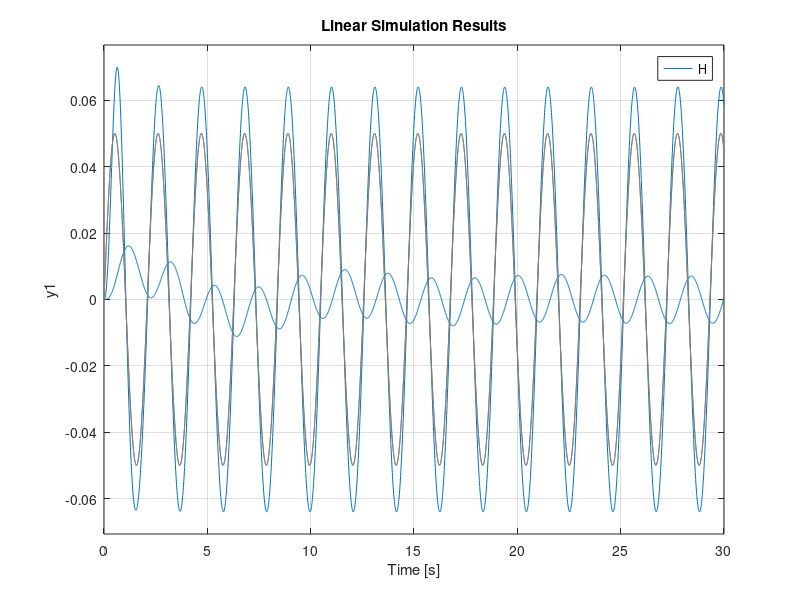
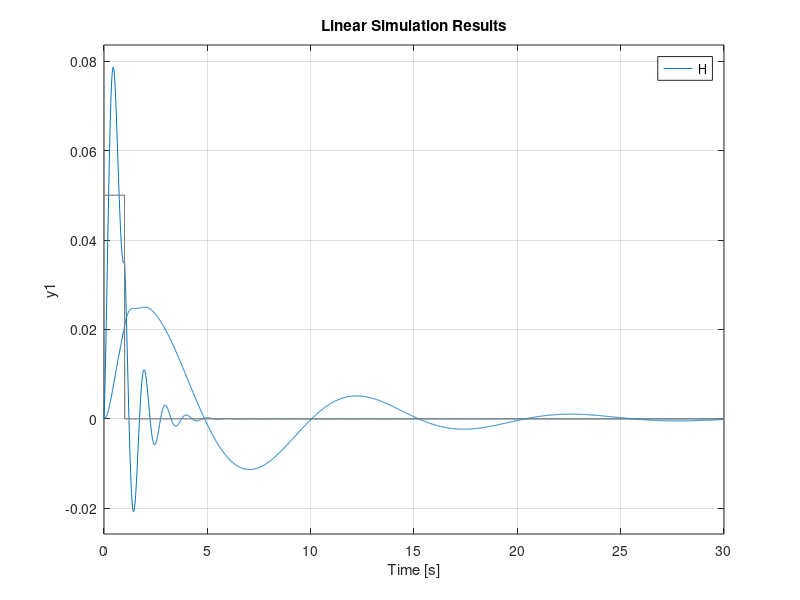
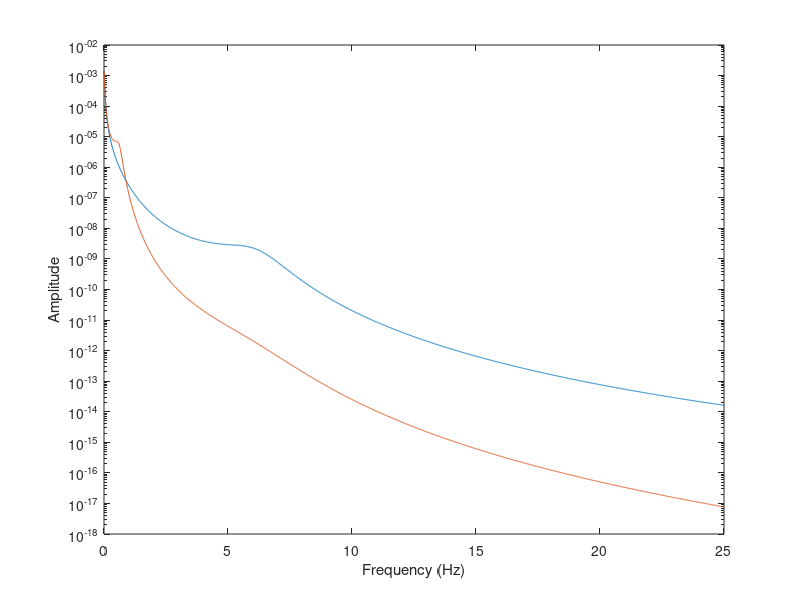

The MATLAB script that drew these images, in order:
%%TASK 1.1
m_p = 0.16; %kg
c_p = 0.4; %Ns/m
k_p = 6.32; %N/m
c_p1 = 0;

w_n = sqrt(k_p/m_p);
zeta= c_p/(2*sqrt(k_p*m_p));
zeta1 = c_p1/(2*sqrt(k_p*m_p));
%%TASK 1.3
H0 = tf([0,2*zeta*w_n,w_n^2],[1,2*zeta*w_n,w_n^2]);
H1 = tf([0,2*zeta1*w_n,w_n^2],[1,2*zeta1*w_n,w_n^2]);


% sine excitation
t = 0:0.01:30;
excitation_sin = 0.05*sin(3*t);

figure(1)
lsim(H0,excitation_sin,t) % sine excitation
hold on;

%% Impulse
stepinput = 0.05*ones([1 length(t)]);
for i = 101:length(t)
   stepinput(i) = 0; 
end

figure(2)
lsim(H0,stepinput,t) % impulse excitation
hold on;

%% PSD
w = 0:0.01:25;
PSD = (4.028e-7)./((2.88e-4)+(0.68*w.^2)+w.^4);
H0freqdomain = freqresp(H0,w);
H0 = abs(H0freqdomain(:))';
PSD = H0.^2.*PSD;

figure(3)
semilogy(w,PSD);
hold on;
xlabel('Frequency (Hz)')
ylabel('Amplitude')

cs = 0.05;
ms = 0.16;
ks = 0.0632;
cp = 0.8;
mp = 0.16;
kp = 6.32;

% A = [0 1 0 0; -k_s/m_s -c_s/m_s k_s/m_s c_s/m_s; 0 0 0 1; k_s/m_p c_s/m_p -(k_s+k_p)/m_p -(c_s+c_p)/m_p];
% B = [0 0; 0 0; 0 0; c_p/m_p k_p/m_p];
% C = [1 0 0 0];
% D = 0;
% 
% sys = ss(A,B,C,D);

s = tf('s');
H = (-kp-cp*s)/(ks+cs*s+((ks+cs*s+ms*s^2)/(ks+cs*s))*(-ks-cs*s-kp-cp*s-mp*s^2));
% H = tf(cs*cp*s^2+kp*cs*s+cp*ks*s+ks*kp,(ms*s^2+cs*s+ks)*(mp*s^2+cp*s+kp));

% sine excitation
t = 0:0.01:30;
excitation_sin = 0.05*sin(3*t);

figure(1)
lsim(H,excitation_sin,t) % sine excitation
hold on;

%% Impulse
stepinput = 0.05*ones([1 length(t)]);
for i = 101:length(t)
   stepinput(i) = 0; 
end

figure(2)
lsim(H,stepinput,t) % impulse excitation
hold on;

%% PSD
w = 0:0.01:25;
PSD = (4.028e-7)./((2.88e-4)+(0.68*w.^2)+w.^4);
Hfreqdomain = freqresp(H,w);
H = abs(Hfreqdomain(:))';
PSD = H.^2.*PSD;

figure(3)
semilogy(w,PSD);
hold on;
xlabel('Frequency (Hz)')
ylabel('Amplitude')